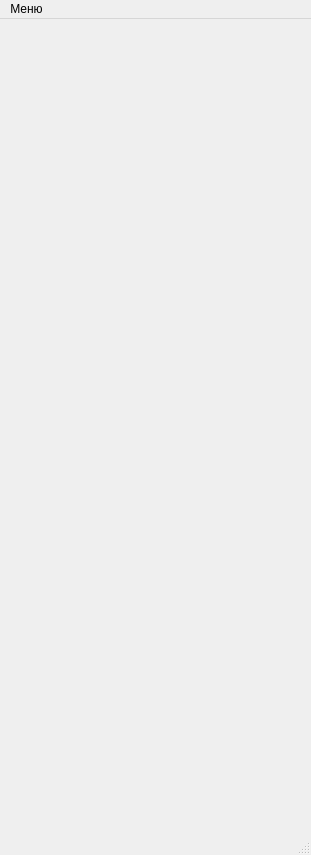
<?xml version="1.0" encoding="UTF-8"?>
<ui version="4.0">
 <class>MainWindow</class>
 <widget class="QMainWindow" name="MainWindow">
  <property name="geometry">
   <rect>
    <x>0</x>
    <y>0</y>
    <width>311</width>
    <height>855</height>
   </rect>
  </property>
  <property name="windowTitle">
   <string>Remote AIWA RC-CAS01</string>
  </property>
  <property name="windowIcon">
   <iconset>
    <normaloff>../PycharmProjects/RemoteControl/Icon.png</normaloff>../PycharmProjects/RemoteControl/Icon.png</iconset>
  </property>
  <widget class="QWidget" name="centralwidget">
   <property name="styleSheet">
    <string notr="true">QPushButton{
 	background-color: transparent;
 	border-style: solid;
 	border-width:0px;
	border-radius:17px;
	border-color: red;
 	max-width:100px;
	max-height:100px;
}

QPushButton::hover{ background: rgba(225, 225, 225, 100); }

QPushButton::pressed{ background: rgb(76, 76, 76) }

#b_REC_MODE{
 	background-color: transparent;
 	border-style: solid;
 	border-width:0px;
	border-radius:14px;
	border-color: red;
 	max-width:100px;
	max-height:100px;
}

#b_REC_MODE::hover{ background: rgba(225, 225, 225, 100); }

#b_REC_MODE::pressed{ 	background: rgb(76, 76, 76) }

#b_REC_REC_MUTE{
 	background-color: transparent;
 	border-style: solid;
 	border-width:0px;
	border-radius:14px;
	border-color: red;
 	max-width:100px;
	max-height:100px;
}

#b_REC_REC_MUTE::hover{	background: rgba(225, 225, 225, 100); }

#b_REC_REC_MUTE::pressed{ background: rgb(76, 76, 76) }

#b_DECK_1_2{
 	background-color: transparent;
 	border-style: solid;
 	border-width:0px;
	border-radius:13px;
	border-color: red;
 	max-width:100px;
	max-height:100px;
}

#b_DECK_1_2::hover{ background: rgba(225, 225, 225, 100); }

#b_DECK_1_2::pressed{ background: rgb(76, 76, 76) }

#b_BAND{
 	background-color: transparent;
 	border-style: solid;
 	border-width:0px;
	border-radius:14px;
	border-color: red;
 	max-width:100px;
	max-height:100px;
}

#b_BAND::hover{ background: rgba(225, 225, 225, 100); }

#b_BAND::pressed{ background: rgb(76, 76, 76) }

#b_SHIFT{
 	background-color: transparent;
 	border-style: solid;
 	border-width:0px;
	border-radius:13px;
	border-color: red;
 	max-width:100px;
	max-height:100px;
}

#b_SHIFT::hover{ background: rgba(225, 225, 225, 100); }

#b_SHIFT::pressed{ background: rgb(76, 76, 76) }

#b_FUNCTION{
 	background-color: transparent;
 	border-style: solid;
 	border-width:0px;
	border-radius:13px;
	border-color: red;
 	max-width:100px;
	max-height:100px;
}

#b_FUNCTION::hover{ background: rgba(225, 225, 225, 100); }

#b_FUNCTION::pressed{ background: rgb(76, 76, 76) }

#b_GEQ{
 	background-color: transparent;
 	border-style: solid;
 	border-width:0px;
	border-radius:10px;
	border-color: red;
 	max-width:100px;
	max-height:100px;
}

#b_GEQ::hover{ background: rgba(225, 225, 225, 100); }

#b_GEQ::pressed{	background: rgb(76, 76, 76) }

#b_SOUND{
 	background-color: transparent;
 	border-style: solid;
 	border-width:0px;
	border-radius:10px;
	border-color: red;
 	max-width:100px;
	max-height:100px;
}

#b_SOUND::hover{ background: rgba(225, 225, 225, 100); }

#b_SOUND::pressed{ background: rgb(76, 76, 76) }

#b_ENTER{
 	background-color: transparent;
 	border-style: solid;
 	border-width:0px;
	border-radius:10px;
	border-color: red;
 	max-width:100px;
	max-height:100px;
}

#b_ENTER::hover{	background: rgba(225, 225, 225, 100); }

#b_ENTER::pressed{ background: rgb(76, 76, 76) }

#b_SET{
 	background-color: transparent;
 	border-style: solid;
 	border-width:0px;
	border-radius:7px;
	border-color: red;
 	max-width:100px;
	max-height:100px;
}

#b_SET::hover{	background: rgba(225, 225, 225, 100); }

#b_SET::pressed{ background: rgb(76, 76, 76) }

#b_POWER{
	background-color: transparent;
	border-style: solid;
	border-width:0px;
 	border-radius:20px;
	border-color: red;
 	max-width:100px;
 	max-height:100px;
}

#b_POWER::hover{ background: rgba(225, 225, 225, 100); }

#b_POWER::pressed{ background: rgba(255, 0, 4, 200) }</string>
   </property>
   <widget class="QWidget" name="layoutWidget_5">
    <property name="geometry">
     <rect>
      <x>66</x>
      <y>156</y>
      <width>34</width>
      <height>85</height>
     </rect>
    </property>
    <layout class="QVBoxLayout" name="Rec">
     <property name="spacing">
      <number>23</number>
     </property>
     <item>
      <widget class="QPushButton" name="b_REC_MODE">
       <property name="minimumSize">
        <size>
         <width>0</width>
         <height>0</height>
        </size>
       </property>
       <property name="cursor">
        <cursorShape>PointingHandCursor</cursorShape>
       </property>
       <property name="styleSheet">
        <string notr="true"/>
       </property>
       <property name="text">
        <string/>
       </property>
      </widget>
     </item>
     <item>
      <widget class="QPushButton" name="b_REC_REC_MUTE">
       <property name="minimumSize">
        <size>
         <width>0</width>
         <height>0</height>
        </size>
       </property>
       <property name="cursor">
        <cursorShape>PointingHandCursor</cursorShape>
       </property>
       <property name="styleSheet">
        <string notr="true"/>
       </property>
       <property name="text">
        <string/>
       </property>
      </widget>
     </item>
    </layout>
   </widget>
   <widget class="QWidget" name="layoutWidget_3">
    <property name="geometry">
     <rect>
      <x>146</x>
      <y>154</y>
      <width>41</width>
      <height>91</height>
     </rect>
    </property>
    <layout class="QVBoxLayout" name="Preset">
     <property name="spacing">
      <number>18</number>
     </property>
     <item>
      <widget class="QPushButton" name="b_PRESET_UP">
       <property name="minimumSize">
        <size>
         <width>0</width>
         <height>0</height>
        </size>
       </property>
       <property name="cursor">
        <cursorShape>PointingHandCursor</cursorShape>
       </property>
       <property name="styleSheet">
        <string notr="true"/>
       </property>
       <property name="text">
        <string/>
       </property>
      </widget>
     </item>
     <item>
      <widget class="QPushButton" name="b_PRESET_DOWN">
       <property name="minimumSize">
        <size>
         <width>0</width>
         <height>0</height>
        </size>
       </property>
       <property name="cursor">
        <cursorShape>PointingHandCursor</cursorShape>
       </property>
       <property name="styleSheet">
        <string notr="true"/>
       </property>
       <property name="text">
        <string/>
       </property>
      </widget>
     </item>
    </layout>
   </widget>
   <widget class="QWidget" name="layoutWidget_2">
    <property name="geometry">
     <rect>
      <x>231</x>
      <y>154</y>
      <width>41</width>
      <height>91</height>
     </rect>
    </property>
    <layout class="QVBoxLayout" name="Volume">
     <property name="spacing">
      <number>18</number>
     </property>
     <item>
      <widget class="QPushButton" name="b_VOLUME_UP">
       <property name="minimumSize">
        <size>
         <width>0</width>
         <height>0</height>
        </size>
       </property>
       <property name="cursor">
        <cursorShape>PointingHandCursor</cursorShape>
       </property>
       <property name="styleSheet">
        <string notr="true"/>
       </property>
       <property name="text">
        <string/>
       </property>
      </widget>
     </item>
     <item>
      <widget class="QPushButton" name="b_VOLUME_DOWN">
       <property name="minimumSize">
        <size>
         <width>0</width>
         <height>0</height>
        </size>
       </property>
       <property name="cursor">
        <cursorShape>PointingHandCursor</cursorShape>
       </property>
       <property name="styleSheet">
        <string notr="true"/>
       </property>
       <property name="text">
        <string/>
       </property>
      </widget>
     </item>
    </layout>
   </widget>
   <widget class="QPushButton" name="b_STOP">
    <property name="geometry">
     <rect>
      <x>111</x>
      <y>592</y>
      <width>100</width>
      <height>37</height>
     </rect>
    </property>
    <property name="minimumSize">
     <size>
      <width>0</width>
      <height>0</height>
     </size>
    </property>
    <property name="cursor">
     <cursorShape>PointingHandCursor</cursorShape>
    </property>
    <property name="styleSheet">
     <string notr="true"/>
    </property>
    <property name="text">
     <string/>
    </property>
   </widget>
   <widget class="QPushButton" name="b_SHIFT">
    <property name="geometry">
     <rect>
      <x>59</x>
      <y>650</y>
      <width>47</width>
      <height>27</height>
     </rect>
    </property>
    <property name="minimumSize">
     <size>
      <width>0</width>
      <height>0</height>
     </size>
    </property>
    <property name="cursor">
     <cursorShape>PointingHandCursor</cursorShape>
    </property>
    <property name="styleSheet">
     <string notr="true"/>
    </property>
    <property name="text">
     <string/>
    </property>
   </widget>
   <widget class="QPushButton" name="b_FUNCTION">
    <property name="geometry">
     <rect>
      <x>219</x>
      <y>650</y>
      <width>47</width>
      <height>27</height>
     </rect>
    </property>
    <property name="minimumSize">
     <size>
      <width>0</width>
      <height>0</height>
     </size>
    </property>
    <property name="cursor">
     <cursorShape>PointingHandCursor</cursorShape>
    </property>
    <property name="styleSheet">
     <string notr="true"/>
    </property>
    <property name="text">
     <string/>
    </property>
   </widget>
   <widget class="QPushButton" name="b_SET">
    <property name="geometry">
     <rect>
      <x>137</x>
      <y>548</y>
      <width>53</width>
      <height>29</height>
     </rect>
    </property>
    <property name="minimumSize">
     <size>
      <width>0</width>
      <height>0</height>
     </size>
    </property>
    <property name="cursor">
     <cursorShape>PointingHandCursor</cursorShape>
    </property>
    <property name="styleSheet">
     <string notr="true"/>
    </property>
    <property name="text">
     <string/>
    </property>
   </widget>
   <widget class="QWidget" name="layoutWidget">
    <property name="geometry">
     <rect>
      <x>59</x>
      <y>422</y>
      <width>211</width>
      <height>41</height>
     </rect>
    </property>
    <layout class="QHBoxLayout" name="Other_numbers">
     <property name="spacing">
      <number>42</number>
     </property>
     <item>
      <widget class="QPushButton" name="b_CD_DIRECT">
       <property name="minimumSize">
        <size>
         <width>0</width>
         <height>0</height>
        </size>
       </property>
       <property name="cursor">
        <cursorShape>PointingHandCursor</cursorShape>
       </property>
       <property name="styleSheet">
        <string notr="true"/>
       </property>
       <property name="text">
        <string/>
       </property>
      </widget>
     </item>
     <item>
      <widget class="QPushButton" name="b_NUM_0">
       <property name="minimumSize">
        <size>
         <width>0</width>
         <height>0</height>
        </size>
       </property>
       <property name="cursor">
        <cursorShape>PointingHandCursor</cursorShape>
       </property>
       <property name="styleSheet">
        <string notr="true"/>
       </property>
       <property name="text">
        <string/>
       </property>
      </widget>
     </item>
     <item>
      <widget class="QPushButton" name="b_NUM_10">
       <property name="minimumSize">
        <size>
         <width>0</width>
         <height>0</height>
        </size>
       </property>
       <property name="cursor">
        <cursorShape>PointingHandCursor</cursorShape>
       </property>
       <property name="styleSheet">
        <string notr="true"/>
       </property>
       <property name="text">
        <string/>
       </property>
      </widget>
     </item>
    </layout>
   </widget>
   <widget class="QWidget" name="layoutWidget_7">
    <property name="geometry">
     <rect>
      <x>61</x>
      <y>368</y>
      <width>209</width>
      <height>41</height>
     </rect>
    </property>
    <layout class="QHBoxLayout" name="Numbers_7_9">
     <property name="spacing">
      <number>42</number>
     </property>
     <item>
      <widget class="QPushButton" name="b_NUM_7">
       <property name="minimumSize">
        <size>
         <width>0</width>
         <height>0</height>
        </size>
       </property>
       <property name="cursor">
        <cursorShape>PointingHandCursor</cursorShape>
       </property>
       <property name="styleSheet">
        <string notr="true"/>
       </property>
       <property name="text">
        <string/>
       </property>
      </widget>
     </item>
     <item>
      <widget class="QPushButton" name="b_NUM_8">
       <property name="minimumSize">
        <size>
         <width>0</width>
         <height>0</height>
        </size>
       </property>
       <property name="cursor">
        <cursorShape>PointingHandCursor</cursorShape>
       </property>
       <property name="styleSheet">
        <string notr="true"/>
       </property>
       <property name="text">
        <string/>
       </property>
      </widget>
     </item>
     <item>
      <widget class="QPushButton" name="b_NUM_9">
       <property name="minimumSize">
        <size>
         <width>0</width>
         <height>0</height>
        </size>
       </property>
       <property name="cursor">
        <cursorShape>PointingHandCursor</cursorShape>
       </property>
       <property name="styleSheet">
        <string notr="true"/>
       </property>
       <property name="text">
        <string/>
       </property>
      </widget>
     </item>
    </layout>
   </widget>
   <widget class="QWidget" name="layoutWidget_4">
    <property name="geometry">
     <rect>
      <x>61</x>
      <y>260</y>
      <width>209</width>
      <height>41</height>
     </rect>
    </property>
    <layout class="QHBoxLayout" name="Numbers_1_3">
     <property name="spacing">
      <number>42</number>
     </property>
     <item>
      <widget class="QPushButton" name="b_NUM_1">
       <property name="minimumSize">
        <size>
         <width>0</width>
         <height>0</height>
        </size>
       </property>
       <property name="cursor">
        <cursorShape>PointingHandCursor</cursorShape>
       </property>
       <property name="styleSheet">
        <string notr="true"/>
       </property>
       <property name="text">
        <string/>
       </property>
      </widget>
     </item>
     <item>
      <widget class="QPushButton" name="b_NUM_2">
       <property name="minimumSize">
        <size>
         <width>0</width>
         <height>0</height>
        </size>
       </property>
       <property name="cursor">
        <cursorShape>PointingHandCursor</cursorShape>
       </property>
       <property name="styleSheet">
        <string notr="true"/>
       </property>
       <property name="text">
        <string/>
       </property>
      </widget>
     </item>
     <item>
      <widget class="QPushButton" name="b_NUM_3">
       <property name="minimumSize">
        <size>
         <width>0</width>
         <height>0</height>
        </size>
       </property>
       <property name="cursor">
        <cursorShape>PointingHandCursor</cursorShape>
       </property>
       <property name="styleSheet">
        <string notr="true"/>
       </property>
       <property name="text">
        <string/>
       </property>
      </widget>
     </item>
    </layout>
   </widget>
   <widget class="QLabel" name="background">
    <property name="geometry">
     <rect>
      <x>1</x>
      <y>0</y>
      <width>321</width>
      <height>829</height>
     </rect>
    </property>
    <property name="styleSheet">
     <string notr="true"/>
    </property>
    <property name="text">
     <string/>
    </property>
    <property name="pixmap">
     <pixmap>Remote Controller.jpg</pixmap>
    </property>
   </widget>
   <widget class="QWidget" name="layoutWidget_8">
    <property name="geometry">
     <rect>
      <x>61</x>
      <y>314</y>
      <width>211</width>
      <height>41</height>
     </rect>
    </property>
    <layout class="QHBoxLayout" name="Numbers_4_6">
     <property name="spacing">
      <number>43</number>
     </property>
     <item>
      <widget class="QPushButton" name="b_NUM_4">
       <property name="minimumSize">
        <size>
         <width>0</width>
         <height>0</height>
        </size>
       </property>
       <property name="cursor">
        <cursorShape>PointingHandCursor</cursorShape>
       </property>
       <property name="styleSheet">
        <string notr="true"/>
       </property>
       <property name="text">
        <string/>
       </property>
      </widget>
     </item>
     <item>
      <widget class="QPushButton" name="b_NUM_5">
       <property name="minimumSize">
        <size>
         <width>0</width>
         <height>0</height>
        </size>
       </property>
       <property name="cursor">
        <cursorShape>PointingHandCursor</cursorShape>
       </property>
       <property name="styleSheet">
        <string notr="true"/>
       </property>
       <property name="text">
        <string/>
       </property>
      </widget>
     </item>
     <item>
      <widget class="QPushButton" name="b_NUM_6">
       <property name="minimumSize">
        <size>
         <width>0</width>
         <height>0</height>
        </size>
       </property>
       <property name="cursor">
        <cursorShape>PointingHandCursor</cursorShape>
       </property>
       <property name="styleSheet">
        <string notr="true"/>
       </property>
       <property name="text">
        <string/>
       </property>
      </widget>
     </item>
    </layout>
   </widget>
   <widget class="QPushButton" name="b_PLAY">
    <property name="geometry">
     <rect>
      <x>113</x>
      <y>496</y>
      <width>100</width>
      <height>37</height>
     </rect>
    </property>
    <property name="minimumSize">
     <size>
      <width>0</width>
      <height>0</height>
     </size>
    </property>
    <property name="cursor">
     <cursorShape>PointingHandCursor</cursorShape>
    </property>
    <property name="styleSheet">
     <string notr="true"/>
    </property>
    <property name="text">
     <string/>
    </property>
   </widget>
   <widget class="QPushButton" name="b_PREV">
    <property name="geometry">
     <rect>
      <x>73</x>
      <y>518</y>
      <width>45</width>
      <height>87</height>
     </rect>
    </property>
    <property name="minimumSize">
     <size>
      <width>0</width>
      <height>0</height>
     </size>
    </property>
    <property name="cursor">
     <cursorShape>PointingHandCursor</cursorShape>
    </property>
    <property name="styleSheet">
     <string notr="true"/>
    </property>
    <property name="text">
     <string/>
    </property>
   </widget>
   <widget class="QPushButton" name="b_POWER">
    <property name="geometry">
     <rect>
      <x>56</x>
      <y>94</y>
      <width>41</width>
      <height>41</height>
     </rect>
    </property>
    <property name="minimumSize">
     <size>
      <width>0</width>
      <height>0</height>
     </size>
    </property>
    <property name="cursor">
     <cursorShape>PointingHandCursor</cursorShape>
    </property>
    <property name="styleSheet">
     <string notr="true"/>
    </property>
    <property name="text">
     <string/>
    </property>
   </widget>
   <widget class="QPushButton" name="b_NEXT">
    <property name="geometry">
     <rect>
      <x>209</x>
      <y>520</y>
      <width>45</width>
      <height>87</height>
     </rect>
    </property>
    <property name="minimumSize">
     <size>
      <width>0</width>
      <height>0</height>
     </size>
    </property>
    <property name="cursor">
     <cursorShape>PointingHandCursor</cursorShape>
    </property>
    <property name="styleSheet">
     <string notr="true"/>
    </property>
    <property name="text">
     <string/>
    </property>
   </widget>
   <widget class="QPushButton" name="b_DECK_1_2">
    <property name="geometry">
     <rect>
      <x>57</x>
      <y>484</y>
      <width>31</width>
      <height>30</height>
     </rect>
    </property>
    <property name="minimumSize">
     <size>
      <width>0</width>
      <height>0</height>
     </size>
    </property>
    <property name="cursor">
     <cursorShape>PointingHandCursor</cursorShape>
    </property>
    <property name="styleSheet">
     <string notr="true"/>
    </property>
    <property name="text">
     <string/>
    </property>
   </widget>
   <widget class="QPushButton" name="b_BAND">
    <property name="geometry">
     <rect>
      <x>239</x>
      <y>486</y>
      <width>31</width>
      <height>30</height>
     </rect>
    </property>
    <property name="minimumSize">
     <size>
      <width>0</width>
      <height>0</height>
     </size>
    </property>
    <property name="cursor">
     <cursorShape>PointingHandCursor</cursorShape>
    </property>
    <property name="styleSheet">
     <string notr="true"/>
    </property>
    <property name="text">
     <string/>
    </property>
   </widget>
   <widget class="QWidget" name="layoutWidget_6">
    <property name="geometry">
     <rect>
      <x>116</x>
      <y>109</y>
      <width>161</width>
      <height>27</height>
     </rect>
    </property>
    <layout class="QHBoxLayout" name="Control" stretch="5,5,5">
     <property name="spacing">
      <number>18</number>
     </property>
     <item>
      <widget class="QPushButton" name="b_GEQ">
       <property name="minimumSize">
        <size>
         <width>0</width>
         <height>0</height>
        </size>
       </property>
       <property name="cursor">
        <cursorShape>PointingHandCursor</cursorShape>
       </property>
       <property name="styleSheet">
        <string notr="true"/>
       </property>
       <property name="text">
        <string/>
       </property>
      </widget>
     </item>
     <item>
      <widget class="QPushButton" name="b_SOUND">
       <property name="minimumSize">
        <size>
         <width>0</width>
         <height>0</height>
        </size>
       </property>
       <property name="cursor">
        <cursorShape>PointingHandCursor</cursorShape>
       </property>
       <property name="styleSheet">
        <string notr="true"/>
       </property>
       <property name="text">
        <string/>
       </property>
      </widget>
     </item>
     <item>
      <widget class="QPushButton" name="b_ENTER">
       <property name="minimumSize">
        <size>
         <width>0</width>
         <height>0</height>
        </size>
       </property>
       <property name="cursor">
        <cursorShape>PointingHandCursor</cursorShape>
       </property>
       <property name="styleSheet">
        <string notr="true"/>
       </property>
       <property name="text">
        <string/>
       </property>
      </widget>
     </item>
    </layout>
   </widget>
   <zorder>background</zorder>
   <zorder>layoutWidget_5</zorder>
   <zorder>layoutWidget_3</zorder>
   <zorder>layoutWidget_2</zorder>
   <zorder>b_STOP</zorder>
   <zorder>b_SHIFT</zorder>
   <zorder>b_FUNCTION</zorder>
   <zorder>b_SET</zorder>
   <zorder>layoutWidget</zorder>
   <zorder>layoutWidget_7</zorder>
   <zorder>layoutWidget_4</zorder>
   <zorder>layoutWidget_8</zorder>
   <zorder>b_PLAY</zorder>
   <zorder>b_PREV</zorder>
   <zorder>b_POWER</zorder>
   <zorder>b_NEXT</zorder>
   <zorder>b_DECK_1_2</zorder>
   <zorder>b_BAND</zorder>
   <zorder>layoutWidget_6</zorder>
  </widget>
  <widget class="QMenuBar" name="menubar">
   <property name="geometry">
    <rect>
     <x>0</x>
     <y>0</y>
     <width>311</width>
     <height>21</height>
    </rect>
   </property>
   <widget class="QMenu" name="menu">
    <property name="title">
     <string>Меню</string>
    </property>
    <widget class="QMenu" name="menu_COM">
     <property name="title">
      <string>Выбрать COM</string>
     </property>
    </widget>
    <addaction name="menu_COM"/>
    <addaction name="separator"/>
    <addaction name="actionExit"/>
   </widget>
   <addaction name="menu"/>
  </widget>
  <widget class="QStatusBar" name="statusbar"/>
  <action name="action_SelectExit">
   <property name="text">
    <string>Выход</string>
   </property>
  </action>
  <action name="action_2">
   <property name="text">
    <string>Бог в помощь!</string>
   </property>
  </action>
  <action name="actionCOM1">
   <property name="text">
    <string>COM1</string>
   </property>
  </action>
  <action name="actionCOM2">
   <property name="text">
    <string>COM2</string>
   </property>
  </action>
  <action name="actionCOM3">
   <property name="text">
    <string>COM3</string>
   </property>
  </action>
  <action name="actionExit">
   <property name="text">
    <string>Выход</string>
   </property>
   <property name="shortcut">
    <string>Ctrl+Q</string>
   </property>
  </action>
 </widget>
 <resources/>
 <connections/>
</ui>
